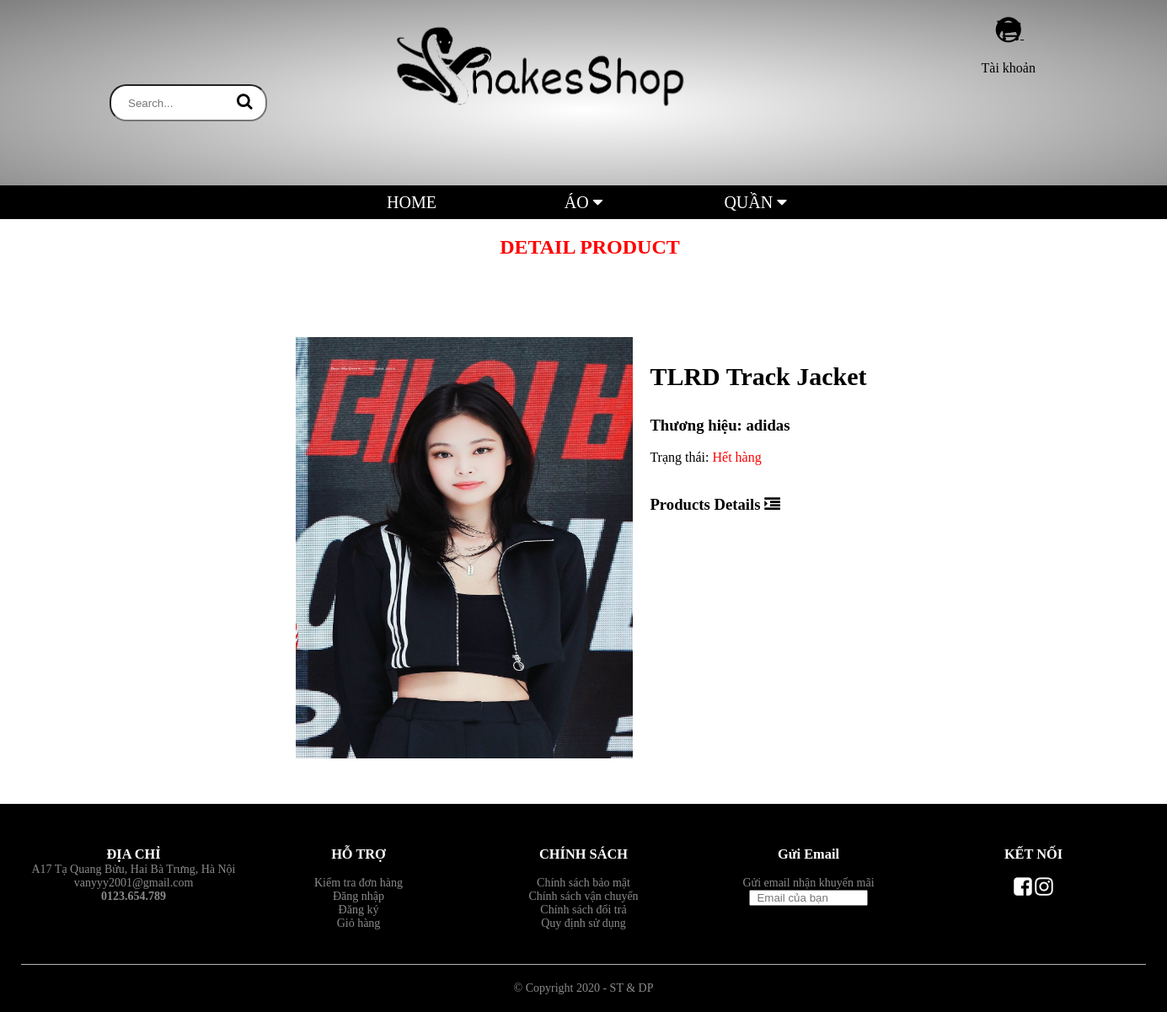
Screenshot of /user/home/detail.php?id=13 with the database file from the repository.
### tables this page shows
CREATE TABLE `products` (
  `id_products` int(11) NOT NULL,
  `name` varchar(100) DEFAULT NULL,
  `price` float DEFAULT NULL,
  `image` varchar(255) DEFAULT NULL,
  `description` varchar(255) DEFAULT NULL,
  `amount` int(11) DEFAULT NULL,
  `id_category` int(11) DEFAULT NULL,
  `brand` varchar(100) DEFAULT NULL
);

### user/home/detail.php (the view, shortened to what this page needs)
<!DOCTYPE html>
<html>
<head>
	<link rel="stylesheet" href="../../style_test.css">
    <link href="https://stackpath.bootstrapcdn.com/font-awesome/4.7.0/css/font-awesome.min.css" rel="stylesheet">
</head>
<body>
	<header>
		<?php include("../../header.php"); ?>
	</header>
<?php
    $con = mysqli_connect("localhost","root","","pj1");
        if(isset($_GET["id"])){
            $id = $_GET["id"];
            $product = "SELECT * FROM products WHERE id_products = '$id'";
    $result = mysqli_query($con , $product);
        }else{
            header("location:pageHome.php");
        }
?>
    <div class="container">
        <div class="row">
            <div class="col-lg-2">
                <div class="small-container">
                    <div class="row" style="width: 1350px; height: 100px;">
                        <h2 style="text-align: center; color: red; text-transform: uppercase;"> Detail Product</h2>
                    </div>
                    <div class="row">
                        <div class="small-container single-product">
                            <div class="row">
                            <?php   if($result != null){
                                 while($products = mysqli_fetch_array($result)){
                                    ?>
                                <div class="col">
                                    <img src="../../upload/<?php echo $products["image"]?>" width="400px" height="500px">
                                </div>
                                <div class="col">
                                    <h1><?php echo $products["name"]?></h1>
                                    <h3>Thương hiệu: <?php echo $products["brand"]?></h3>
                                    <br>
                                    <p>Trạng thái:
                                        <?php
                                            if($products["amount"] > 0){
                                        ?>
                                            <span style="color: blue;">
                                                <?php
                                                    echo "Còn hàng " . "( ".$products["amount"]." sản phẩm )";
                                                ?>
                                            </span>
                                        <?php
                                        }else{
                                        ?>
                                            <span style="color: red;">
                                                <?php
                                                    echo "Hết hàng";
                                                ?>
                                            </span>
                                        <?php
                                        }?>
                                    </p>
                                    <br>
                                     <br>
                                    <h3>Products Details <i class="fa fa-indent"></i> </h3>
                                    <br>
                            </div>
                            <?php }} ?>
                            </div>
                        </div>
                    </div>
                </div>
            </div>
        </div>
    </div>
    <?php
        include("../../footer.php");
    ?>
</body>
</html>

### style_test.css (style rules this page uses)
* { margin: 0; padding: 0; box-sizing: border-box; }
.col-lg-2 .small-container { min-height: 500px; }
.col-lg-2 .small-container h1 { font-size: 30px; margin-top: 30px; padding-bottom:30px; }
.col-lg-2 .small-container .row .col { margin-right: 5px; padding-bottom:50px; padding-right:15px; }
.container { max-width: 1400px; margin: auto; padding-left: 25px; padding-right: 25px; }
.row { display: flex; flex-wrap: wrap; justify-content: space-around; margin-top: 10px; }

### rows the page displays
products: image (picture), name "TLRD Track Jacket", brand "adidas", amount "Hết hàng"
